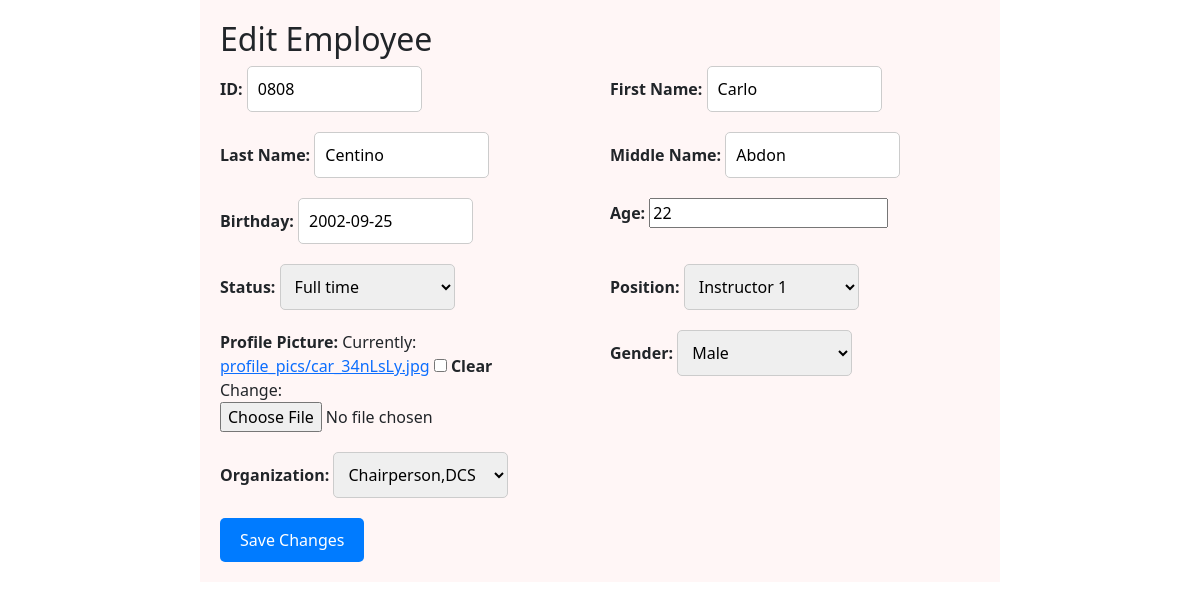
The app's page /edit/18/ with its own data.
### webapp/models.py (models this page shows, shortened)
class Employee(models.Model):
    GENDER_CHOICES = (
        ('Male', 'Male'),
        ('Female', 'Female'),
        ('Other', 'Other'),
    )
    STATUS_CHOICES = (
        ('Full time', 'Full time'),
        ('Part time', 'Part time'),
        ('Permanent', 'Permanent'),
    )
    POSITION_CHOICES = (
        ('Instructor 1', 'Instructor 1'),
        ('Instructor 2', 'Instructor 2'),
        ('Instructor 3', 'Instructor 3'),
    )
    ORGANIZATION_CHOICES = (
        ('Chairperson,DCS', 'Chairperson,DCS'),
        ('Program Chair,CS', 'Program Chair,CS'),
        ('Program Chair, IT', 'Program Chair, IT'),
        ('Instructor', 'Instructor'),
        ('Head, LMS', 'Head, LMS'),
        ('Head, DCS RDE', 'Head, DCS RDE'),
    )
    idNum = models.CharField(max_length=20, unique=True, default='')
    first_name = models.CharField(max_length=100, default='')
    last_name = models.CharField(max_length=100, default='')
    middle_name = models.CharField(max_length=100, blank=True, null=True)
    birthday = models.DateField(default='1999-05-24')  # Set the default birthday to May 24, 1999
    age = models.PositiveIntegerField(default='')  # Set the default age to 25
    status = models.CharField(max_length=20,  default='', choices=STATUS_CHOICES)
    position = models.CharField(max_length=20,default='', choices=POSITION_CHOICES)
    profile = models.ImageField(upload_to='profile_pics', null=True, blank=True)
    gender = models.CharField(max_length=10, choices=GENDER_CHOICES, default='')
    organization = models.CharField(max_length=50,default='', choices= ORGANIZATION_CHOICES)

### webapp/views.py (the view)
# urls.py: path('edit/<int:id>/', views.edit_employee, name='edit_employee'),
def edit_employee(request, id):
    listofstaff = get_object_or_404(Employee, id=id)
    if request.method == 'POST':
        form = ListofstaffForms(request.POST, request.FILES, instance=listofstaff)
        if form.is_valid():
            form.save()
            return redirect('main')
    else:
        form = ListofstaffForms(instance=listofstaff)
    return render(request, 'pages/edit_employee.html', {'form': form})

### webapp/forms.py
class ListofstaffForms(forms.ModelForm):
    class Meta:
        model = Employee
        fields = ['idNum', 'first_name', 'last_name', 'middle_name', 'birthday', 'age', 'status', 'position', 'profile', 'gender', 'organization']

### webapp/templates/pages/edit_employee.html (shortened to what this page needs)
{% extends 'pages/index.html' %}
{% load static %}
{% block content %}
<section id="EditEmployee">
    <div class="container">
        <h2>Edit Employee</h2>
        <form method="post" enctype="multipart/form-data" class="custom-form">
            <div class="form-column">
                <div class="form-group">
                    <label for="id_idNum">ID:</label>
                    {{ form.idNum }}
                </div>
                <div class="form-group">
                    <label for="id_first_name">First Name:</label>
                    {{ form.first_name }}
                </div>
                <div class="form-group">
                    <label for="id_last_name">Last Name:</label>
                    {{ form.last_name }}
                </div>
                <div class="form-group">
                    <label for="id_middle_name">Middle Name:</label>
                    {{ form.middle_name }}
                </div>
                <div class="form-group">
                    <label for="id_birthday">Birthday:</label>
                    {{ form.birthday }}
                </div>
                <div class="form-group">
                    <label for="id_age">Age:</label>
                    {{ form.age }}
                </div>
                <div class="form-group">
                    <label for="id_status">Status:</label>
                    {{ form.status }}
                </div>
                <div class="form-group">
                    <label for="id_position">Position:</label>
                    {{ form.position }}
                </div>
                <div class="form-group">
                    <label for="id_profile">Profile Picture:</label>
                    {{ form.profile }}
                </div>
                <div class="form-group">
                    <label for="id_gender">Gender:</label>
                    {{ form.gender }}
                </div>
                <div class="form-group">
                    <label for="id_organization">Organization:</label>
                    {{ form.organization }}
                </div>
            </div>
            <button type="submit" class="btn btn-primary">Save Changes</button>
        </form>
    </div>
</section>
{% endblock %}

### webapp/templates/pages/edit_employee.html (style rules this page uses)
.container { max-width: 800px; margin: 0 auto; padding: 20px; background-color: rgb(255, 246, 246); }
.form-group { margin-bottom: 20px; }
label { font-weight: bold; }
input[type="text"], input[type="email"], select { width: calc(50% - 10px); padding: 10px; border: 1px solid #ccc; border-radius: 5px; }
.btn { background-color: #007bff; color: #fff; padding: 10px 20px; border: none; border-radius: 5px; cursor: pointer; }
.form-column { display: flex; flex-wrap: wrap; justify-content: space-between; }
.form-column .form-group { width: calc(50% - 10px); }
.form-column .form-group:nth-child(odd) { margin-right: 20px; }

### records on screen
Employee: idNum "0808", first_name "Carlo", last_name "Centino", middle_name "Abdon", birthday "2002-09-25", age "22", status "Full time", position "Instructor 1", gender "Male", organization "Chairperson,DCS"
